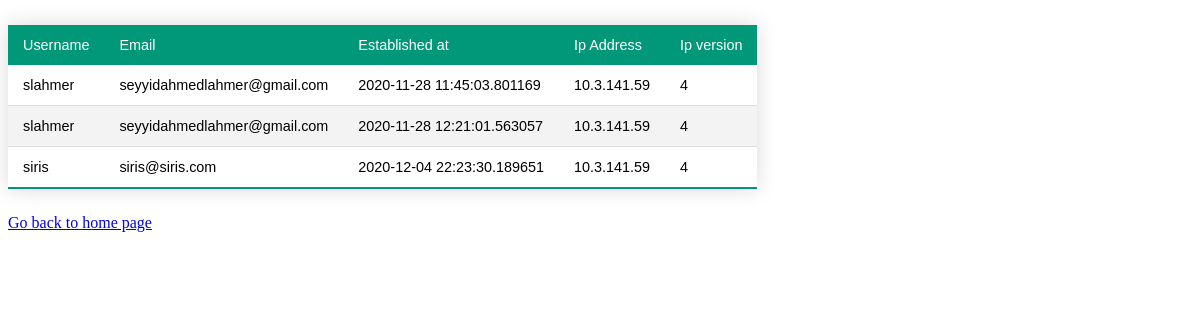
The app's page /list_connections, older data.
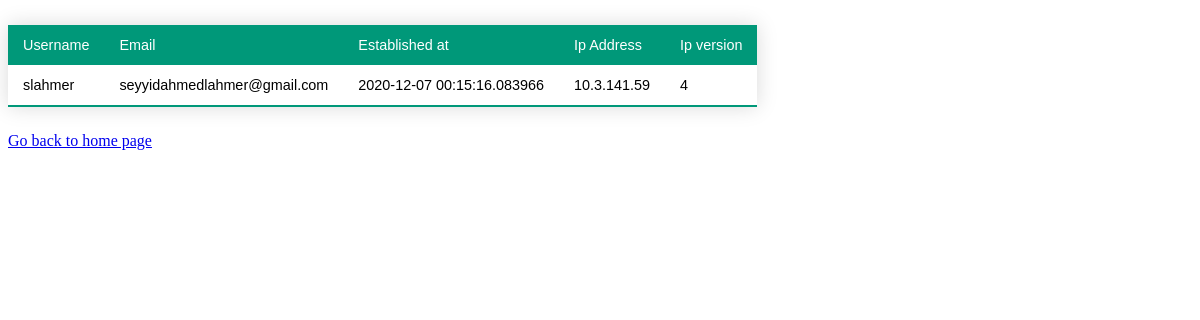
The same page, newer data.
### tables this page shows
CREATE TABLE users_connections(
   			connection_id INTEGER,
   			connection_time timestamp,
			connection_ip TEXT NOT NULL,
			connection_ip_version INTEGER,
			user_id INTEGER NOT NULL,
   			FOREIGN KEY (user_id)
				REFERENCES users(user_id)
			);

CREATE TABLE users (
			user_id INTEGER PRIMARY KEY,
			first_name TEXT NOT NULL,
			last_name TEXT NOT NULL,
			email TEXT NOT NULL UNIQUE,
			username TEXT NOT NULL UNIQUE,
			password TEXT NOT NULL
			);

### captive_portal.py (the view)
@app.route("/list_connections")
def list_connections():
	con = sqlite3.connect("database.db")
	con.row_factory = sqlite3.Row
	cur = con.cursor()
	cur.execute("""
		select users.username, users.email,
		       users_connections.connection_time,
		       users_connections.connection_ip,
                       users_connections.connection_ip_version
		from users, users_connections
		WHERE users.user_id = users_connections.user_id
		""")
	rows = cur.fetchall();
	return render_template("list_connections.html",rows = rows)

### templates/list_connections.html (shortened to what this page needs)
<!doctype html>
<html>
<head>
</head>
<body>
<div >
      <table class="styled-table">
         <thead>
            <td>Username</td>
            <td>Email</td>
            <td>Established at</td>
            <td>Ip Address</td>
	    <td>Ip version </td>
         </thead>
         {% for row in rows %}
            <tr>
               <td>{{row["username"]}}</td>
               <td>{{row["email"]}}</td>
               <td> {{ row["connection_time"]}}</td>
               <td>{{row["connection_ip"]}}</td>
	       <td>{{row["connection_ip_version"]}}</td>
            </tr>
         {% endfor %}
      </table>
      <a href = "/">Go back to home page</a>
   </body>
</html>

### templates/list_connections.html (style rules this page uses)
.styled-table { border-collapse: collapse; margin: 25px 0; font-size: 0.9em; font-family: sans-serif; min-width: 400px; box-shadow: 0 0 20px rgba(0, 0, 0, 0.15); }
.styled-table th, .styled-table td { padding: 12px 15px; }
.styled-table tbody tr { border-bottom: 1px solid #dddddd; }
.styled-table tbody tr:last-of-type { border-bottom: 2px solid #009879; }

Row changes from the older to the newer data that the page shows:
removed users_connections: username "slahmer", email "seyyidahmedlahmer@gmail.com", connection_time "2020-11-28 12:21:01.563057", connection_ip "10.3.141.59", connection_ip_version "4"
removed users_connections: username "siris", email "siris@siris.com", connection_time "2020-12-04 22:23:30.189651", connection_ip "10.3.141.59", connection_ip_version "4"
changed users_connections "slahmer": connection_time "2020-11-28 11:45:03.801169" → "2020-12-07 00:15:16.083966"
